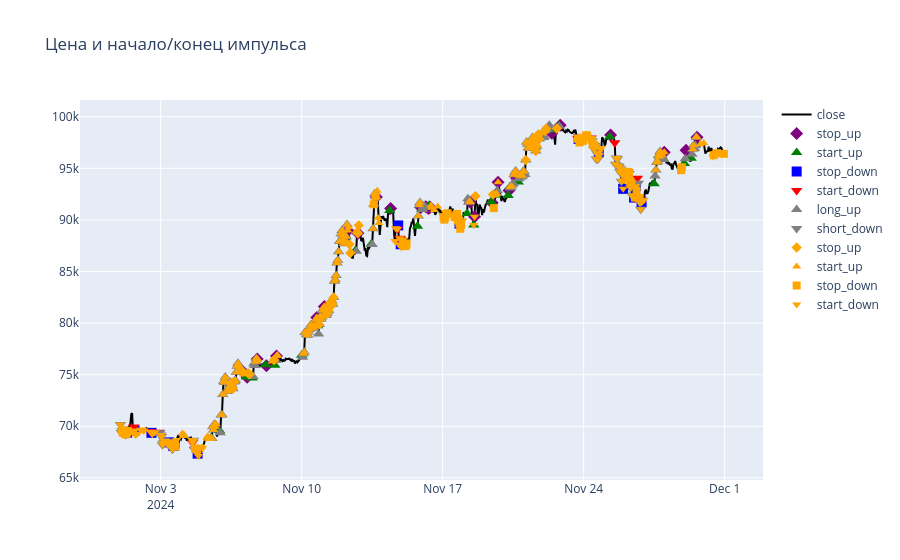

The code cell stored with this chart in its notebook:
### Code cell
fig = make_subplots(rows=1, cols=1)
fig.add_trace(go.Scatter(x=df_orign_tail.timestamp, y=df_orign_tail.close, name='close',line_color = 'black', line_width=2 ))
fig.add_trace(go.Scatter(x=trade_stop_up1.timestamp, y=trade_stop_up1.close, name='stop_up',line_color = 'purple', line_width=1, mode='markers', marker_size = 10, marker_symbol = 2 ))
fig.add_trace(go.Scatter(x=trade_start_up1.timestamp, y=trade_start_up1.close, name='start_up',line_color = 'green', line_width=1, mode='markers', marker_size = 10, marker_symbol = 5 ))
fig.add_trace(go.Scatter(x=trade_stop_down1.timestamp, y=trade_stop_down1.close, name='stop_down',line_color = 'blue', line_width=1, mode='markers', marker_size = 10, marker_symbol = 1 ))
fig.add_trace(go.Scatter(x=trade_start_down1.timestamp, y=trade_start_down1.close, name='start_down',line_color = 'red', line_width=1, mode='markers', marker_size = 10, marker_symbol = 6 ))
[]
fig.add_trace(go.Scatter(x=trade_3.timestamp, y=trade_3.close, name='long_up',line_color = 'gray', line_width=1, mode='markers', marker_size = 10, marker_symbol = 5 ))
fig.add_trace(go.Scatter(x=trade_m3.timestamp, y=trade_m3.close, name='short_down',line_color = 'gray', line_width=1, mode='markers', marker_size = 10, marker_symbol = 6))

#fig.add_trace(go.Scatter(x=df_orign_tail.timestamp, y=df_orign_tail.close, name='close',line_color = 'black', line_width=2 ))
fig.add_trace(go.Scatter(x=trade_stop_up1_p.timestamp, y=trade_stop_up1_p.close, name='stop_up',line_color = 'orange', line_width=1, mode='markers', marker_size = 8, marker_symbol = 2 ))
fig.add_trace(go.Scatter(x=trade_start_up1_p.timestamp, y=trade_start_up1_p.close, name='start_up',line_color = 'orange', line_width=1, mode='markers', marker_size = 8, marker_symbol = 5 ))
fig.add_trace(go.Scatter(x=trade_stop_down1_p.timestamp, y=trade_stop_down1_p.close, name='stop_down',line_color = 'orange', line_width=1, mode='markers', marker_size = 8, marker_symbol = 1 ))
fig.add_trace(go.Scatter(x=trade_start_down1_p.timestamp, y=trade_start_down1_p.close, name='start_down',line_color = 'orange', line_width=1, mode='markers', marker_size = 8, marker_symbol = 6 ))
[]
#fig.add_trace(go.Scatter(x=trade_3.timestamp, y=trade_3.close, name='long_up',line_color = 'gray', line_width=1, mode='markers', marker_size = 10, marker_symbol = 5 ))
#fig.add_trace(go.Scatter(x=trade_m3.timestamp, y=trade_m3.close, name='short_down',line_color = 'gray', line_width=1, mode='markers', marker_size = 10, marker_symbol = 6))
fig.write_html(f"BTC_november_1h.html")
fig.update_layout(hovermode="x", title = "Цена и начало/конец импульса")
